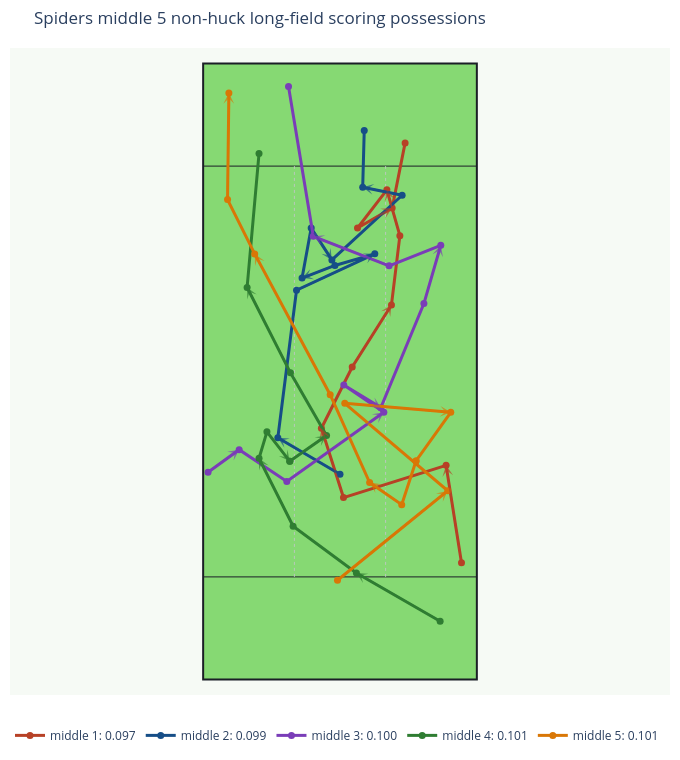

The cell this chart's notebook holds for it:
### Markdown cell above
## Overlay Middle Possessions

### Code cell
middle_lookup = {path['possession_id'].iloc[0]: path for path in middle_paths}
middle_labeled_paths = {
    f'middle {rank + 1}: {row[METRIC]:.3f}': middle_lookup[row['possession_id']]
    for rank, (_, row) in enumerate(middle_possessions.iterrows())
    if row['possession_id'] in middle_lookup
}

if middle_labeled_paths:
    fig = plot_representative_paths(
        middle_labeled_paths,
        title=f'{TEAM_ID.title()} middle {len(middle_labeled_paths)} non-huck long-field scoring possessions',
    )
    fig.show()

### Figure 1 — Plotly figure (JSON) as saved in the notebook; plotly's stock layout.template omitted (floating-point values rounded to 4 significant figures)
{"data": [{"hovertemplate": "middle 1: 0.097<br>%{text}<extra></extra>", "line": {"color": "#b74126", "width": 3}, "marker": {"color": "#b74126", "size": 7}, "mode": "lines+markers", "name": "middle 1: 0.097", "text": ["Start", "Throw 1<br>dritthale -> wfrankenb<br>aEC: 0.195<br>CP: 96.0%<br>Distance: 19.2", "Throw 2<br>wfrankenb -> dritthale<br>aEC: 0.025<br>CP: 97.0%<br>Distance: 20.9", "Throw 3<br>dritthale -> lgordon<br>aEC: 0.116<br>CP: 97.6%<br>Distance: 14.2", "Throw 4<br>lgordon -> cboydflie<br>aEC: 0.119<br>CP: 97.5%<br>Distance: 13.4", "Throw 5<br>cboydflie -> wfrankenb<br>aEC: 0.123<br>CP: 96.9%<br>Distance: 14.3", "Throw 6<br>wfrankenb -> arees<br>aEC: 0.137<br>CP: 96.3%<br>Distance: 13.6", "Throw 7<br>arees -> dritthale<br>aEC: 0.083<br>CP: 97.0%<br>Distance: 9.3", "Throw 8<br>dritthale -> arees<br>aEC: -0.102<br>CP: 97.1%<br>Distance: 12.5", "Throw 9<br>arees -> dritthale<br>aEC: 0.033<br>CP: 97.8%<br>Distance: 7.8", "Throw 10<br>dritthale -> mawais<br>aEC: 0.239<br>CP: 95.6%<br>Distance: 12.9"], "type": "scatter", "x": [23.66, 20.66, 0.68, -3.62, 2.38, 10.02, 11.66, 9.13, 3.41, 10.16, 12.68], "y": [22.77, 41.72, 35.45, 48.95, 60.88, 72.95, 86.45, 95.38, 87.95, 91.84, 104.5]}, {"hovertemplate": "middle 2: 0.099<br>%{text}<extra></extra>", "line": {"color": "#164e87", "width": 3}, "marker": {"color": "#164e87", "size": 7}, "mode": "lines+markers", "name": "middle 2: 0.099", "text": ["Start", "Throw 1<br>dritthale -> lgordon<br>aEC: 0.071<br>CP: 97.9%<br>Distance: 14.0", "Throw 2<br>lgordon -> arees<br>aEC: 0.402<br>CP: 87.4%<br>Distance: 28.9", "Throw 3<br>arees -> wfrankenb<br>aEC: 0.098<br>CP: 95.8%<br>Distance: 16.8", "Throw 4<br>wfrankenb -> dritthale<br>aEC: -0.029<br>CP: 98.2%<br>Distance: 8.1", "Throw 5<br>dritthale -> dclyburn<br>aEC: -0.035<br>CP: 98.5%<br>Distance: 6.9", "Throw 6<br>dclyburn -> dritthale<br>aEC: 0.129<br>CP: 97.4%<br>Distance: 9.9", "Throw 7<br>dritthale -> wfrankenb<br>aEC: -0.079<br>CP: 98.3%<br>Distance: 7.4", "Throw 8<br>wfrankenb -> arees<br>aEC: 0.148<br>CP: 94.5%<br>Distance: 18.6", "Throw 9<br>arees -> wfrankenb<br>aEC: 0.023<br>CP: 97.4%<br>Distance: 7.8", "Throw 10<br>wfrankenb -> dclyburn<br>aEC: 0.261<br>CP: 96.3%<br>Distance: 11.0"], "type": "scatter", "x": [0.0, -12.11, -8.47, 6.78, -0.99, -7.39, -5.61, -1.58, 12.1, 4.42, 4.72], "y": [40.0, 47.11, 75.83, 82.91, 80.65, 78.19, 87.93, 81.73, 94.32, 95.9, 106.9]}, {"hovertemplate": "middle 3: 0.100<br>%{text}<extra></extra>", "line": {"color": "#7a3db8", "width": 3}, "marker": {"color": "#7a3db8", "size": 7}, "mode": "lines+markers", "name": "middle 3: 0.100", "text": ["Start", "Throw 1<br>dclyburn -> lgordon<br>aEC: 0.177<br>CP: 98.7%<br>Distance: 7.5", "Throw 2<br>lgordon -> dclyburn<br>aEC: -0.003<br>CP: 98.4%<br>Distance: 11.2", "Throw 3<br>dclyburn -> mawais<br>aEC: 0.134<br>CP: 94.5%<br>Distance: 23.2", "Throw 4<br>mawais -> cboydflie<br>aEC: 0.061<br>CP: 98.4%<br>Distance: 9.4", "Throw 5<br>cboydflie -> dclyburn<br>aEC: -0.051<br>CP: 98.8%<br>Distance: 8.4", "Throw 6<br>dclyburn -> lgordon<br>aEC: 0.206<br>CP: 94.4%<br>Distance: 21.9", "Throw 7<br>lgordon -> mawais<br>aEC: 0.114<br>CP: 97.5%<br>Distance: 11.8", "Throw 8<br>mawais -> lgordon<br>aEC: -0.010<br>CP: 97.2%<br>Distance: 10.8", "Throw 9<br>lgordon -> dclyburn<br>aEC: 0.064<br>CP: 96.0%<br>Distance: 15.8", "Throw 10<br>dclyburn -> cboydflie<br>aEC: 0.308<br>CP: 85.0%<br>Distance: 29.6"], "type": "scatter", "x": [-25.7, -19.64, -10.36, 8.54, 0.74, 7.96, 16.34, 19.63, 9.57, -5.2, -10.03], "y": [40.38, 44.77, 38.58, 52.06, 57.35, 52.96, 73.22, 84.58, 80.58, 86.32, 115.5]}, {"hovertemplate": "middle 4: 0.101<br>%{text}<extra></extra>", "line": {"color": "#2f7d32", "width": 3}, "marker": {"color": "#2f7d32", "size": 7}, "mode": "lines+markers", "name": "middle 4: 0.101", "text": ["Start", "Throw 1<br>lgordon -> dritthale<br>aEC: 0.122<br>CP: 97.2%<br>Distance: 18.8", "Throw 2<br>dritthale -> wfrankenb<br>aEC: 0.056<br>CP: 98.0%<br>Distance: 15.3", "Throw 3<br>wfrankenb -> arees<br>aEC: 0.084<br>CP: 97.7%<br>Distance: 14.8", "Throw 4<br>arees -> jvallee<br>aEC: 0.054<br>CP: 98.8%<br>Distance: 5.4", "Throw 5<br>jvallee -> dritthale<br>aEC: -0.040<br>CP: 98.9%<br>Distance: 7.3", "Throw 6<br>dritthale -> wfrankenb<br>aEC: 0.000<br>CP: 50.0%<br>Distance: 0.0", "Throw 7<br>wfrankenb -> jvallee<br>aEC: 0.049<br>CP: 98.6%<br>Distance: 8.8", "Throw 8<br>jvallee -> arees<br>aEC: 0.116<br>CP: 97.2%<br>Distance: 14.1", "Throw 9<br>arees -> dritthale<br>aEC: 0.153<br>CP: 96.0%<br>Distance: 18.7", "Throw 10<br>dritthale -> wfrankenb<br>aEC: 0.415<br>CP: 88.1%<br>Distance: 26.2"], "type": "scatter", "x": [19.5, 3.19, -9.13, -15.77, -14.23, -9.78, -9.78, -2.62, -9.65, -18.09, -15.77], "y": [11.35, 20.77, 29.87, 43.09, 48.25, 42.51, 42.51, 47.54, 59.74, 76.38, 102.5]}, {"hovertemplate": "middle 5: 0.101<br>%{text}<extra></extra>", "line": {"color": "#d97706", "width": 3}, "marker": {"color": "#d97706", "size": 7}, "mode": "lines+markers", "name": "middle 5: 0.101", "text": ["Start", "Throw 1<br>dritthale -> wfrankenb<br>aEC: 0.039<br>CP: 95.4%<br>Distance: 27.7", "Throw 2<br>wfrankenb -> dwhited<br>aEC: 0.252<br>CP: 91.8%<br>Distance: 26.3", "Throw 3<br>dwhited -> wfrankenb<br>aEC: -0.108<br>CP: 97.5%<br>Distance: 20.7", "Throw 4<br>wfrankenb -> dritthale<br>aEC: -0.031<br>CP: 98.5%<br>Distance: 11.6", "Throw 5<br>dritthale -> lgordon<br>aEC: 0.000<br>CP: 50.0%<br>Distance: 0.0", "Throw 6<br>lgordon -> dritthale<br>aEC: -0.063<br>CP: 99.0%<br>Distance: 9.0", "Throw 7<br>dritthale -> lgordon<br>aEC: 0.048<br>CP: 98.8%<br>Distance: 7.6", "Throw 8<br>lgordon -> dritthale<br>aEC: 0.177<br>CP: 96.0%<br>Distance: 18.7", "Throw 9<br>dritthale -> wfrankenb<br>aEC: 0.328<br>CP: 89.0%<br>Distance: 31.1", "Throw 10<br>wfrankenb -> arees<br>aEC: 0.104<br>CP: 96.8%<br>Distance: 11.8", "Throw 11<br>arees -> cboydflie<br>aEC: 0.370<br>CP: 90.8%<br>Distance: 20.8"], "type": "scatter", "x": [-0.49, 20.99, 0.93, 21.57, 14.8, 14.8, 12.02, 5.77, -1.91, -16.61, -21.9, -21.64], "y": [19.35, 36.77, 53.8, 52.06, 42.58, 42.58, 34.06, 38.38, 55.48, 82.9, 93.48, 114.2]}], "layout": {"annotations": [{"arrowcolor": "#b74126", "arrowhead": 3, "arrowsize": 1, "arrowwidth": 1.8, "ax": 23.66, "axref": "x", "ay": 22.77, "ayref": "y", "opacity": 0.65, "showarrow": true, "x": 20.66, "xref": "x", "y": 41.72, "yref": "y"}, {"arrowcolor": "#b74126", "arrowhead": 3, "arrowsize": 1, "arrowwidth": 1.8, "ax": 0.68, "axref": "x", "ay": 35.45, "ayref": "y", "opacity": 0.65, "showarrow": true, "x": -3.62, "xref": "x", "y": 48.95, "yref": "y"}, {"arrowcolor": "#b74126", "arrowhead": 3, "arrowsize": 1, "arrowwidth": 1.8, "ax": 2.38, "axref": "x", "ay": 60.88, "ayref": "y", "opacity": 0.65, "showarrow": true, "x": 10.02, "xref": "x", "y": 72.95, "yref": "y"}, {"arrowcolor": "#b74126", "arrowhead": 3, "arrowsize": 1, "arrowwidth": 1.8, "ax": 11.66, "axref": "x", "ay": 86.45, "ayref": "y", "opacity": 0.65, "showarrow": true, "x": 9.13, "xref": "x", "y": 95.38, "yref": "y"}, {"arrowcolor": "#b74126", "arrowhead": 3, "arrowsize": 1, "arrowwidth": 1.8, "ax": 3.41, "axref": "x", "ay": 87.95, "ayref": "y", "opacity": 0.65, "showarrow": true, "x": 10.16, "xref": "x", "y": 91.84, "yref": "y"}, {"arrowcolor": "#164e87", "arrowhead": 3, "arrowsize": 1, "arrowwidth": 1.8, "ax": 0, "axref": "x", "ay": 40, "ayref": "y", "opacity": 0.65, "showarrow": true, "x": -12.11, "xref": "x", "y": 47.11, "yref": "y"}, {"arrowcolor": "#164e87", "arrowhead": 3, "arrowsize": 1, "arrowwidth": 1.8, "ax": -8.47, "axref": "x", "ay": 75.83, "ayref": "y", "opacity": 0.65, "showarrow": true, "x": 6.78, "xref": "x", "y": 82.91, "yref": "y"}, {"arrowcolor": "#164e87", "arrowhead": 3, "arrowsize": 1, "arrowwidth": 1.8, "ax": -0.99, "axref": "x", "ay": 80.65, "ayref": "y", "opacity": 0.65, "showarrow": true, "x": -7.39, "xref": "x", "y": 78.19, "yref": "y"}, {"arrowcolor": "#164e87", "arrowhead": 3, "arrowsize": 1, "arrowwidth": 1.8, "ax": -5.61, "axref": "x", "ay": 87.93, "ayref": "y", "opacity": 0.65, "showarrow": true, "x": -1.58, "xref": "x", "y": 81.73, "yref": "y"}, {"arrowcolor": "#164e87", "arrowhead": 3, "arrowsize": 1, "arrowwidth": 1.8, "ax": 12.1, "axref": "x", "ay": 94.32, "ayref": "y", "opacity": 0.65, "showarrow": true, "x": 4.42, "xref": "x", "y": 95.9, "yref": "y"}, {"arrowcolor": "#7a3db8", "arrowhead": 3, "arrowsize": 1, "arrowwidth": 1.8, "ax": -25.7, "axref": "x", "ay": 40.38, "ayref": "y", "opacity": 0.65, "showarrow": true, "x": -19.64, "xref": "x", "y": 44.77, "yref": "y"}, {"arrowcolor": "#7a3db8", "arrowhead": 3, "arrowsize": 1, "arrowwidth": 1.8, "ax": -10.36, "axref": "x", "ay": 38.58, "ayref": "y", "opacity": 0.65, "showarrow": true, "x": 8.54, "xref": "x", "y": 52.06, "yref": "y"}, {"arrowcolor": "#7a3db8", "arrowhead": 3, "arrowsize": 1, "arrowwidth": 1.8, "ax": 0.74, "axref": "x", "ay": 57.35, "ayref": "y", "opacity": 0.65, "showarrow": true, "x": 7.96, "xref": "x", "y": 52.96, "yref": "y"}, {"arrowcolor": "#7a3db8", "arrowhead": 3, "arrowsize": 1, "arrowwidth": 1.8, "ax": 16.34, "axref": "x", "ay": 73.22, "ayref": "y", "opacity": 0.65, "showarrow": true, "x": 19.63, "xref": "x", "y": 84.58, "yref": "y"}, {"arrowcolor": "#7a3db8", "arrowhead": 3, "arrowsize": 1, "arrowwidth": 1.8, "ax": 9.57, "axref": "x", "ay": 80.58, "ayref": "y", "opacity": 0.65, "showarrow": true, "x": -5.2, "xref": "x", "y": 86.32, "yref": "y"}, {"arrowcolor": "#2f7d32", "arrowhead": 3, "arrowsize": 1, "arrowwidth": 1.8, "ax": 19.5, "axref": "x", "ay": 11.35, "ayref": "y", "opacity": 0.65, "showarrow": true, "x": 3.19, "xref": "x", "y": 20.77, "yref": "y"}, {"arrowcolor": "#2f7d32", "arrowhead": 3, "arrowsize": 1, "arrowwidth": 1.8, "ax": -9.13, "axref": "x", "ay": 29.87, "ayref": "y", "opacity": 0.65, "showarrow": true, "x": -15.77, "xref": "x", "y": 43.09, "yref": "y"}, {"arrowcolor": "#2f7d32", "arrowhead": 3, "arrowsize": 1, "arrowwidth": 1.8, "ax": -14.23, "axref": "x", "ay": 48.25, "ayref": "y", "opacity": 0.65, "showarrow": true, "x": -9.78, "xref": "x", "y": 42.51, "yref": "y"}, {"arrowcolor": "#2f7d32", "arrowhead": 3, "arrowsize": 1, "arrowwidth": 1.8, "ax": -9.78, "axref": "x", "ay": 42.51, "ayref": "y", "opacity": 0.65, "showarrow": true, "x": -2.62, "xref": "x", "y": 47.54, "yref": "y"}, {"arrowcolor": "#2f7d32", "arrowhead": 3, "arrowsize": 1, "arrowwidth": 1.8, "ax": -9.65, "axref": "x", "ay": 59.74, "ayref": "y", "opacity": 0.65, "showarrow": true, "x": -18.09, "xref": "x", "y": 76.38, "yref": "y"}, {"arrowcolor": "#d97706", "arrowhead": 3, "arrowsize": 1, "arrowwidth": 1.8, "ax": -0.49, "axref": "x", "ay": 19.35, "ayref": "y", "opacity": 0.65, "showarrow": true, "x": 20.99, "xref": "x", "y": 36.77, "yref": "y"}, {"arrowcolor": "#d97706", "arrowhead": 3, "arrowsize": 1, "arrowwidth": 1.8, "ax": 0.93, "axref": "x", "ay": 53.8, "ayref": "y", "opacity": 0.65, "showarrow": true, "x": 21.57, "xref": "x", "y": 52.06, "yref": "y"}, {"arrowcolor": "#d97706", "arrowhead": 3, "arrowsize": 1, "arrowwidth": 1.8, "ax": 14.8, "axref": "x", "ay": 42.58, "ayref": "y", "opacity": 0.65, "showarrow": true, "x": 14.8, "xref": "x", "y": 42.58, "yref": "y"}, {"arrowcolor": "#d97706", "arrowhead": 3, "arrowsize": 1, "arrowwidth": 1.8, "ax": 12.02, "axref": "x", "ay": 34.06, "ayref": "y", "opacity": 0.65, "showarrow": true, "x": 5.77, "xref": "x", "y": 38.38, "yref": "y"}, {"arrowcolor": "#d97706", "arrowhead": 3, "arrowsize": 1, "arrowwidth": 1.8, "ax": -1.91, "axref": "x", "ay": 55.48, "ayref": "y", "opacity": 0.65, "showarrow": true, "x": -16.61, "xref": "x", "y": 82.9, "yref": "y"}, {"arrowcolor": "#d97706", "arrowhead": 3, "arrowsize": 1, "arrowwidth": 1.8, "ax": -21.9, "axref": "x", "ay": 93.48, "ayref": "y", "opacity": 0.65, "showarrow": true, "x": -21.64, "xref": "x", "y": 114.2, "yref": "y"}], "height": 760, "legend": {"orientation": "h", "y": -0.04}, "margin": {"b": 10, "l": 10, "r": 10, "t": 48}, "paper_bgcolor": "#ffffff", "plot_bgcolor": "#f6faf5", "shapes": [{"fillcolor": "#86d973", "layer": "below", "line": {"color": "#1B1E26", "width": 2}, "type": "rect", "x0": -26.65, "x1": 26.65, "y0": 0, "y1": 120}, {"layer": "below", "line": {"color": "#1B1E26", "width": 1}, "type": "line", "x0": -26.65, "x1": 26.65, "y0": 20, "y1": 20}, {"layer": "below", "line": {"color": "#1B1E26", "width": 1}, "type": "line", "x0": -26.65, "x1": 26.65, "y0": 100, "y1": 100}, {"layer": "below", "line": {"color": "#b9c8bb", "dash": "dot", "width": 1}, "type": "line", "x0": -8.88, "x1": -8.88, "y0": 20, "y1": 100}, {"layer": "below", "line": {"color": "#b9c8bb", "dash": "dot", "width": 1}, "type": "line", "x0": 8.88, "x1": 8.88, "y0": 20, "y1": 100}], "title": {"text": "Spiders middle 5 non-huck long-field scoring possessions"}, "width": 680, "xaxis": {"range": [-31.65, 31.65], "scaleanchor": "y", "scaleratio": 1, "showgrid": false, "visible": false, "zeroline": false}, "yaxis": {"range": [-3, 123], "showgrid": false, "visible": false, "zeroline": false}}}
